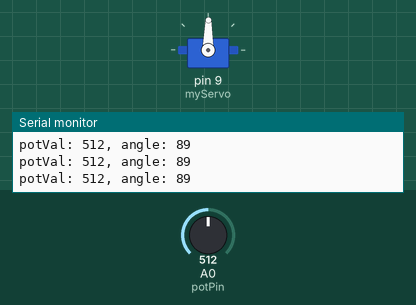
Simulated run of this sketch. Board: Arduino Uno, built with avr-gcc and run on an emulated ATmega328P. On the bench: servo, the last lines printed to the serial monitor. The test bench sets the inputs (shaded band); at power-on: A0 (potPin) = 512.

Above: at 1.3 s.
1.4 s: A0 (potPin) set to 557
At 2.0 s:
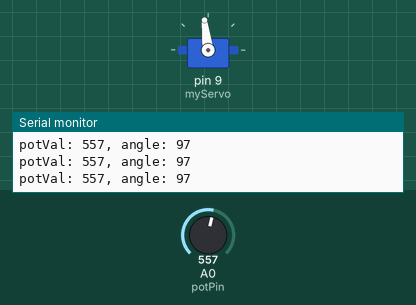
4.4 s: A0 (potPin) set to 579
At 5.4 s:
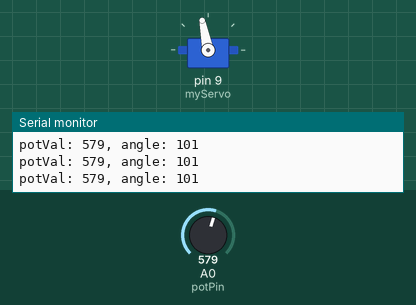
5.9 s: A0 (potPin) set to 306
At 6.8 s:
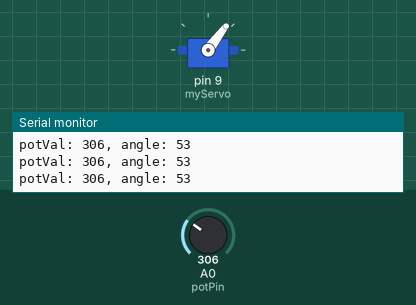
7.4 s: A0 (potPin) set to 716
At 7.8 s:
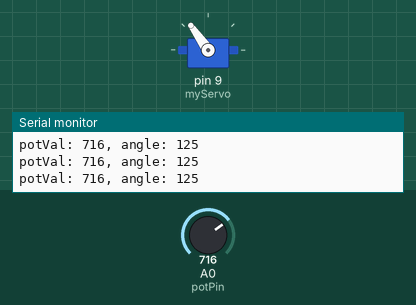
8.9 s: A0 (potPin) set to 0
At 9.4 s:
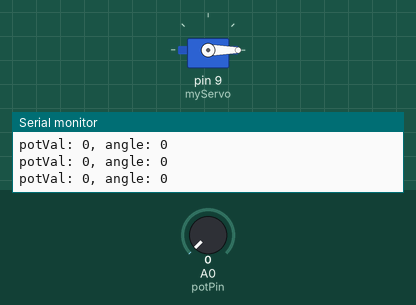
10.4 s: A0 (potPin) set to 8
At 10.8 s:
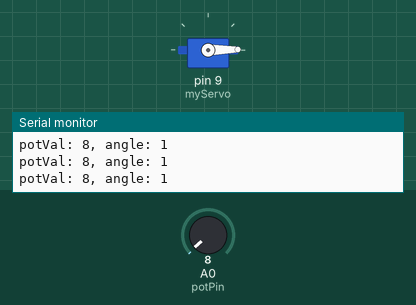
13.4 s: A0 (potPin) set to 11
Timing chart, 0 to 16.4 s (numbered marks = the images above; inputs shaded):
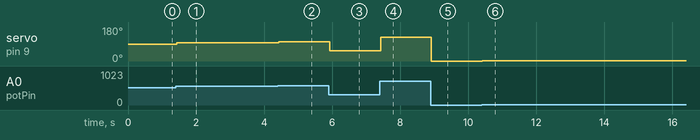

The sketch:

pot_servo.ino
```cpp
// include the servo library
#include <Servo.h>
Servo myServo; // create a servo object
int potPin= A0; // analog pin used to connect the potentiometer
int potVal; // variable to read the value from the analog pin
int angle; // variable to hold the angle for the servo motor
void setup() {
myServo.attach(9); // attaches the servo on pin 9 to the servo object
Serial.begin(9600); // open a serial connection to your computer
potVal= analogRead(potPin); // read the value of the potentiometer
// print out the value to the serial monitor
Serial.print("potVal: ");
Serial.print(potVal);
// scale the numbers from the pot
angle = map(potVal, 0, 1023, 0, 179);
myServo.write(angle);
delay(100);
}
void loop() {
potVal= analogRead(potPin); // read the value of the potentiometer
// print out the value to the serial monitor
Serial.print("potVal: ");
Serial.print(potVal);
// scale the numbers from the pot
angle = map(potVal, 0, 1023, 0, 179);
// print out the angle for the servo motor
Serial.print(", angle: ");
Serial.println(angle);
// set the servo position
myServo.write(angle);
// wait for the servo to get there
delay(15);
}
```

Measured:
- after the input at 1.4 s, servo on pin 9 (myServo): 89° → 97° at once
- after the input at 4.4 s, servo on pin 9 (myServo): 97° → 101° at once
- after the input at 5.9 s, servo on pin 9 (myServo): 101° → 53° at once
- after the input at 7.4 s, servo on pin 9 (myServo): 53° → 125° at once
- after the input at 8.9 s, servo on pin 9 (myServo): 125° → 0° at once
- after the input at 10.4 s, servo on pin 9 (myServo): 0° → 1° at once
